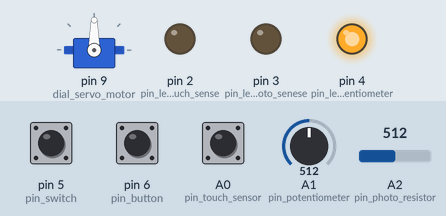
The sketch below on a simulated Arduino Uno, built with avr-gcc and run on an emulated ATmega328P. Parts: servo, output pins drawn as LEDs (lit = HIGH). The test bench sets the inputs (shaded band); at power-on: A1 (pin_potentiometer) = 512, pin 6 (pin_button) HIGH, pin 5 (pin_switch) HIGH, A0 (pin_touch_sensor) HIGH, A2 (pin_photo_resistor) = 512. What the sketch prints to the serial monitor is not drawn.

Above: at 1.3 s.
1.4 s: A1 (pin_potentiometer) set to 716
At 2.0 s:
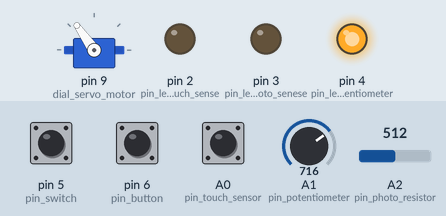
2.9 s: pin 6 (pin_button) pulled LOW for 0.15 s
At 2.98 s:
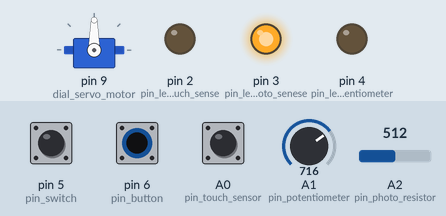
4.5 s: A1 (pin_potentiometer) set to 900
At 5.7 s:
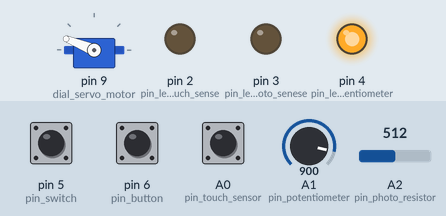
6.0 s: A1 (pin_potentiometer) set to 1023
At 6.8 s:
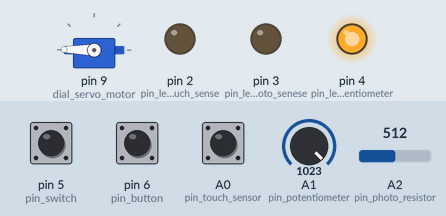
7.5 s: A1 (pin_potentiometer) set to 306
At 7.9 s:
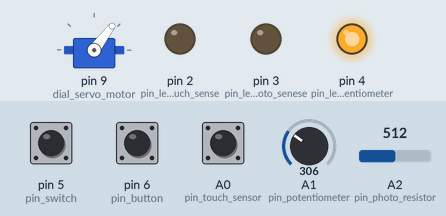
9.0 s: A1 (pin_potentiometer) set to 122
At 9.3 s:
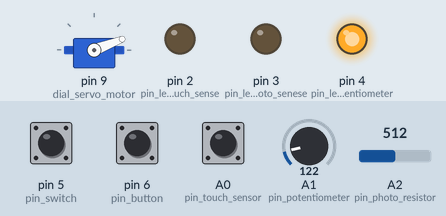
Timing chart, 0 to 11.5 s (numbered marks = the images above; inputs shaded):
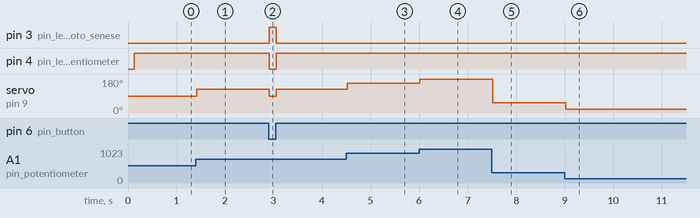

Measured:
- after the input at 1.4 s, servo on pin 9 (dial_servo_motor): 90° → 125° at once
- after the input at 2.9 s, pin 3 (pin_led_photo_senese): LOW → HIGH at once, → LOW 0.15 s later; pin 4 (pin_led_potentiometer): HIGH → LOW at once, → HIGH 0.15 s later; servo on pin 9 (dial_servo_motor): 125° → 90° at once, → 125° 0.15 s later
- after the input at 4.5 s, servo on pin 9 (dial_servo_motor): 125° → 158° at once
- after the input at 6.0 s, servo on pin 9 (dial_servo_motor): 158° → 179° at once
- after the input at 7.5 s, servo on pin 9 (dial_servo_motor): 179° → 53° at once
- after the input at 9.0 s, servo on pin 9 (dial_servo_motor): 53° → 21° at once

The sketch:

arduino_sensor.ino
```cpp
#include <ADCTouch.h> // Capacitive touch sensor
#include <Servo.h> // Servo motor

// Mode Switch ////////////////////////////////////////////////////////////////
// Switches between photo resistor and touch sensor
int pin_switch = 5;

// Photo Resistor /////////////////////////////////////////////////////////////
int pin_led_photo_senese = 3; // Indicates that the light sensor is being used
int pin_photo_resistor = A2; // Pin for the light sensor input

// Touch sensor ///////////////////////////////////////////////////////////////
int pin_led_touch_sense = 2; // Indicates that the touch sensor is being used
int pin_touch_sensor = A0; // Pin for the touch sensor input

// Potentiometer + Button /////////////////////////////////////////////////////
int pin_button = 6; // Button which overrides the switch and uses the potentiometer
int pin_led_potentiometer = 4; // Indicates that the potentiometer is being used
int pin_potentiometer = A1; // Pin for the potentiometer input

Servo dial_servo_motor; // The servo motor used for the dial
float servo_angle; // Stores the motor angle

int cap_touch_ref; // Stores the zero-offset refrence for the touch sensor

int cap_touch_reading, photo_resistor_reading, potentiometer_reading;

void setup() {
  // Start the serial connection
  Serial.begin(115200);

  // Attach the servo motor to pin 9.
  dial_servo_motor.attach(9);

  // Mode Switch //////////////////////////////////////////////////////////////
  // The switch is set to a pullup input, which will weakly keep the pin on
  // until the switch holds it off. This is generally only good for digital inputs.
  pinMode(pin_switch, INPUT_PULLUP);

  // Photo Resistor ///////////////////////////////////////////////////////////
  // Photo resistor is an analog input, so it is set to a regular input
  pinMode(pin_photo_resistor, INPUT);
  // The LED is an output that the arduino will control.
  pinMode(pin_led_photo_senese, OUTPUT);

  // Touch sensor /////////////////////////////////////////////////////////////
  pinMode(pin_led_touch_sense, OUTPUT);
  // We don't need to set the mode for pin_touch_sensor, ADCTouch will do that for us.
  // This will get the zero offset using 1000 readings
  cap_touch_ref = ADCTouch.read(pin_touch_sensor, 1000);

  // Potentiometer + Button ///////////////////////////////////////////////////
  pinMode(pin_button, INPUT_PULLUP);
  pinMode(pin_potentiometer, INPUT);
  pinMode(pin_led_potentiometer, OUTPUT);
} // setup

void loop() {
  // Potentiometer ////////////////////////////////////////////////////////////
  potentiometer_reading = analogRead(pin_potentiometer); // Get the reading
  Serial.print("Potentiometer:\t");
  Serial.println(potentiometer_reading); // Print reading to the serial
  // Photo Resistor ///////////////////////////////////////////////////////////
  photo_resistor_reading = analogRead(pin_photo_resistor);
  Serial.print("Light sensor:\t");
  Serial.println(photo_resistor_reading);
  // Touch sensor /////////////////////////////////////////////////////////////

  cap_touch_reading = ADCTouch.read(pin_touch_sensor);
  // Refrence the reading to zero since this is highly dependant on the environment
  cap_touch_reading -= cap_touch_ref;
  Serial.print("Touch sensor:\t");
  Serial.println(cap_touch_reading);
  // Keep the value between 0 and 40 for the mapping done on the motor
  if (cap_touch_reading > 40)
    cap_touch_reading = 40;
  if (cap_touch_reading < 0)
    cap_touch_reading = 0;

  if (digitalRead(pin_button) == HIGH) {
    digitalWrite(pin_led_touch_sense, LOW); // Turn on the correct LED
    digitalWrite(pin_led_photo_senese, LOW);
    digitalWrite(pin_led_potentiometer, HIGH);
    // Scales the values into degrees for the servo motor
    servo_angle = map(potentiometer_reading, 0, 1024, 0, 180);
  }	else if (digitalRead(pin_switch) == HIGH) {
    digitalWrite(pin_led_touch_sense, LOW);
    digitalWrite(pin_led_photo_senese, HIGH);
    digitalWrite(pin_led_potentiometer, LOW);
    servo_angle = map(photo_resistor_reading, 0, 1024, 0, 180);
  }	else {
    digitalWrite(pin_led_touch_sense, HIGH);
    digitalWrite(pin_led_photo_senese, LOW);
    digitalWrite(pin_led_potentiometer, LOW);
    servo_angle = map(cap_touch_reading, 0, 40, 0, 180);
  }

  dial_servo_motor.write(servo_angle); // Write angle to motor
  // If you are powering the motor only from the arduino, you'll need this
  // delay to prevent the motor's motion from changing readings.
  // delay(50);
} // loop
```
